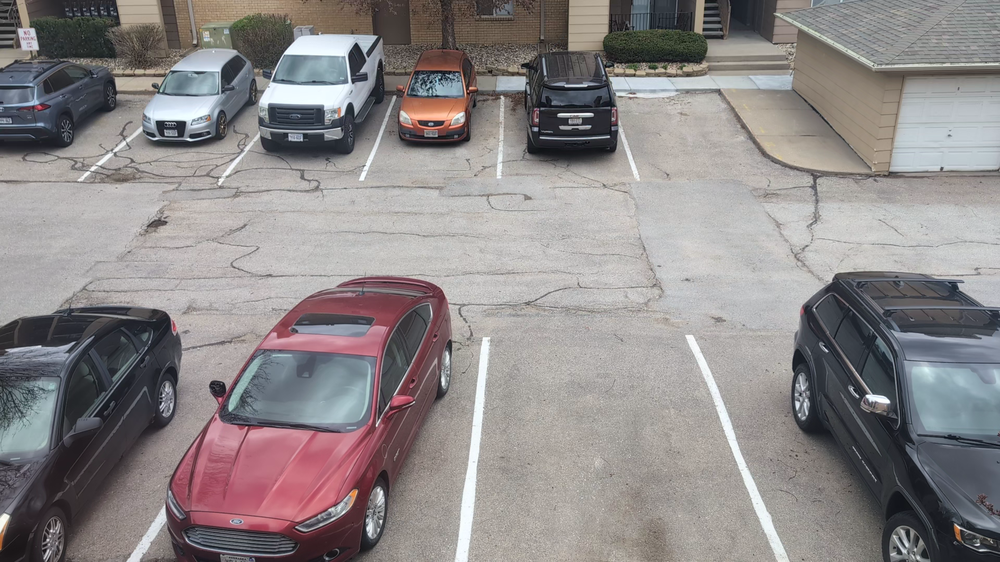
#> input picture ImageProcessing/frame.png, 1000 x 562 px, shrunk from 1920 x 1080 before the run
$ python -i main.py   (imports and definitions only)
#> lines starting #> are read from the running program, lines starting #| are printed output that depends on the picture; after the words box and inside, x2 and y2 are one past the last pixel; in counts of white or black regions, pixels touching at a corner belong together
#> further down, picture is the input picture: shape (562, 1000, 3); mean B, G, R 136.2, 135.8, 140.9
import cv2
import pickle
import cvzone
import numpy as np
import time
from setup import *


# [37 lines left out: function check_parking_space, not called in this run]


def process_image(img):
    imgGray = cv2.cvtColor(img, cv2.COLOR_BGR2GRAY)
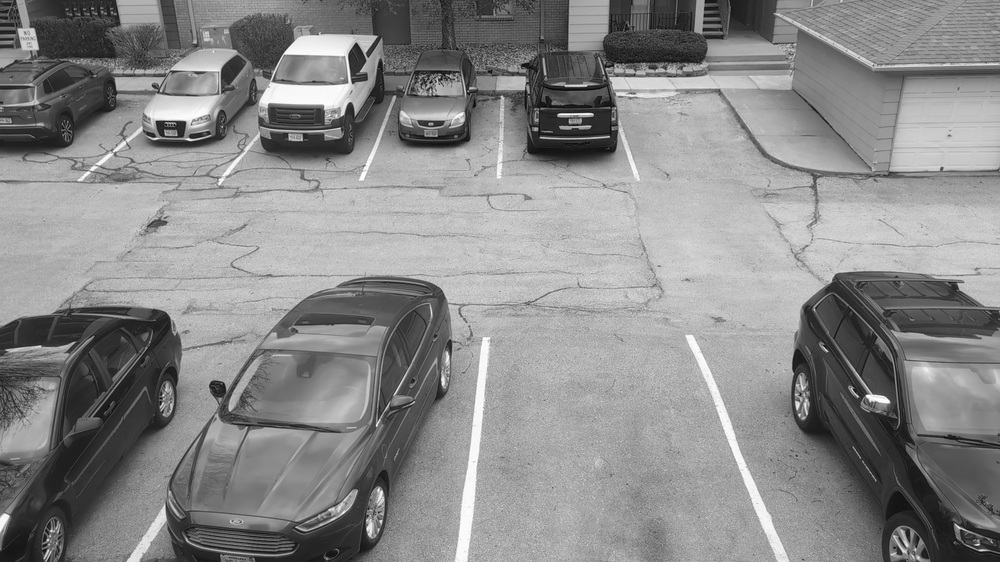
#> imgGray: shape (562, 1000); min 4, max 255, mean 137.3
    imgBlur = cv2.GaussianBlur(imgGray, (3, 3), 1)
    imgThreshold = cv2.adaptiveThreshold(
        imgBlur, 255, cv2.ADAPTIVE_THRESH_GAUSSIAN_C, cv2.THRESH_BINARY_INV, 25, 16)
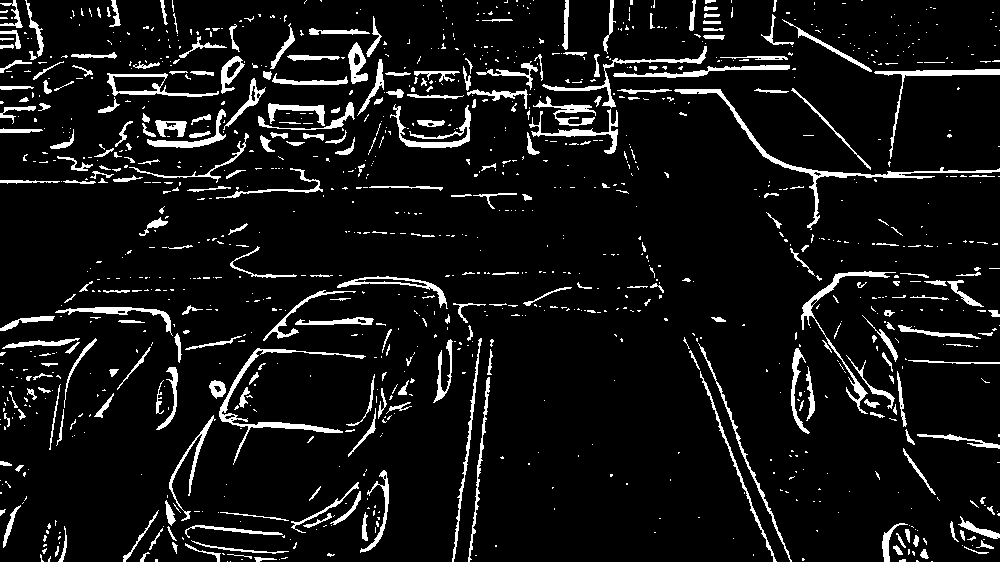
#> imgThreshold: shape (562, 1000); 7.9% white; 1145 white regions (865 under 20 px), largest, box (x1, y1, x2, y2) and area: (674, 89, 1000, 230) 1642, (219, 348, 366, 465) 1316, (801, 271, 896, 414) 1006
    imgMedian = cv2.medianBlur(imgThreshold, 7)
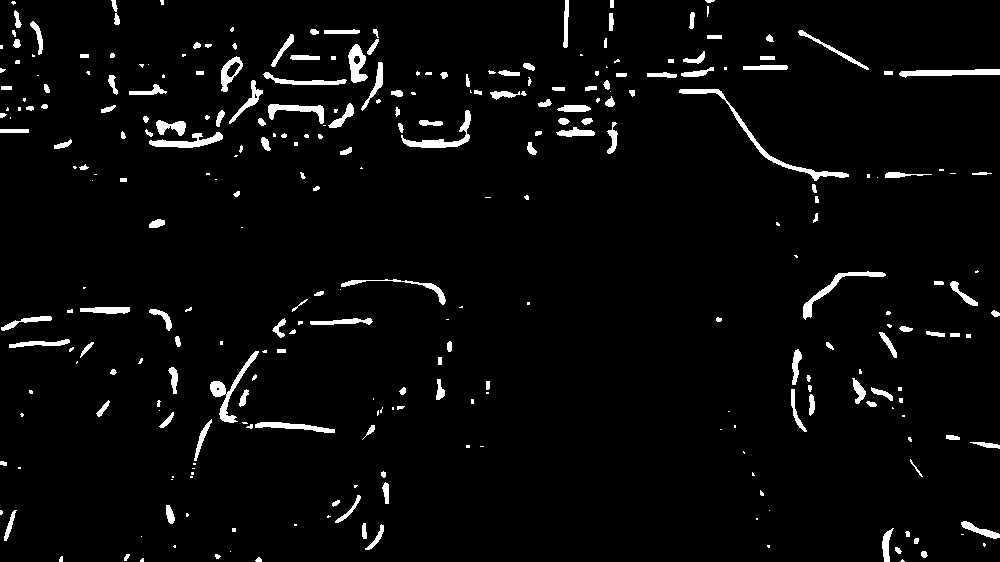
#> imgMedian: shape (562, 1000); 3.6% white; 292 white regions (113 under 20 px), largest, box (x1, y1, x2, y2) and area: (679, 89, 849, 181) 914, (210, 351, 259, 423) 663, (401, 110, 471, 148) 585
    kernel = np.ones((3, 3), np.int8)
    imgDilate = cv2.dilate(imgMedian, kernel, iterations=2)
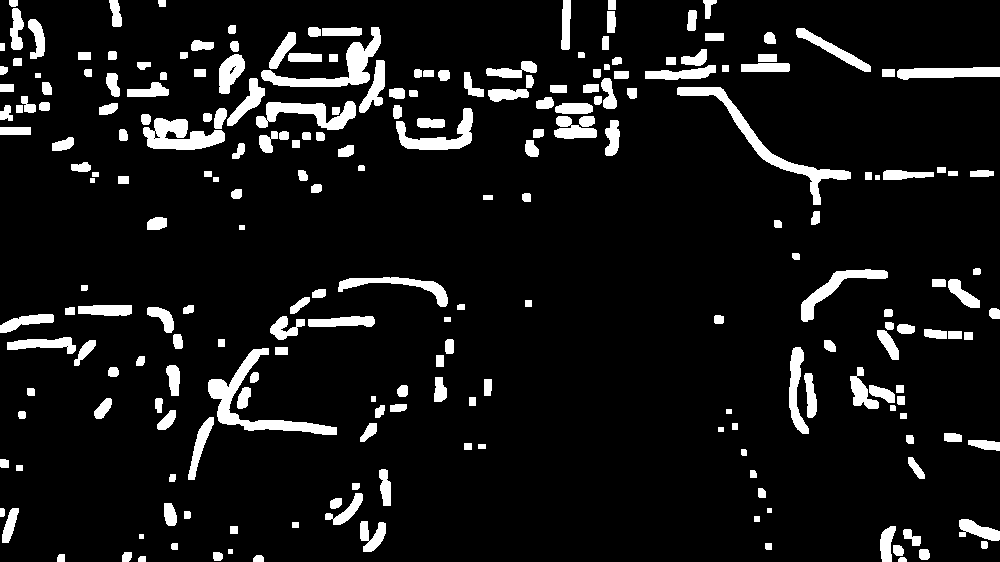
#> imgDilate: shape (562, 1000); 8.9% white; 230 white regions, largest, box (x1, y1, x2, y2) and area: (208, 348, 337, 435) 2261, (677, 87, 851, 205) 2177, (261, 27, 381, 87) 1837
    return imgDilate


# [23 lines left out: function main, not called in this run]


# [2 lines not run here, left out]

>>> import cv2
>>> picture = cv2.imread('ImageProcessing/frame.png')
>>> result = process_image(picture)
